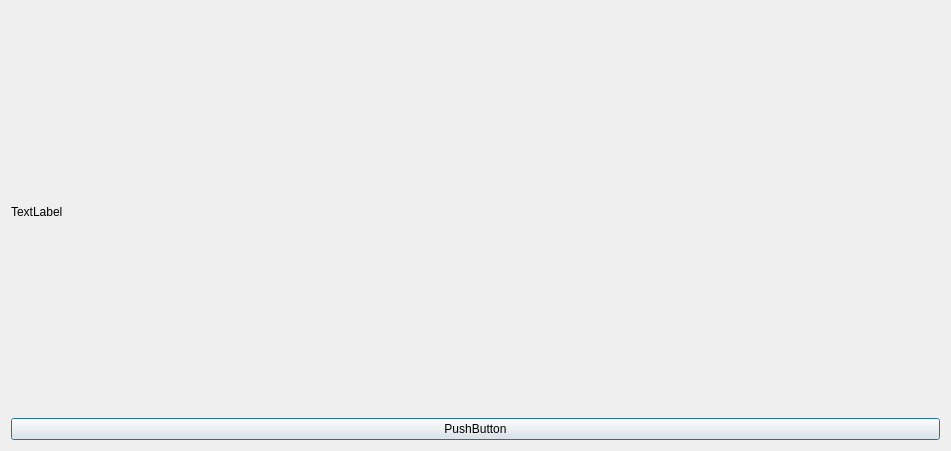
<?xml version="1.0" encoding="UTF-8"?>
<ui version="4.0">
 <class>StartScreen</class>
 <widget class="QDialog" name="StartScreen">
  <property name="geometry">
   <rect>
    <x>0</x>
    <y>0</y>
    <width>951</width>
    <height>451</height>
   </rect>
  </property>
  <property name="windowTitle">
   <string>Dialog</string>
  </property>
  <layout class="QGridLayout" name="gridLayout">
   <item row="0" column="0">
    <layout class="QVBoxLayout" name="dialogLayout">
     <property name="sizeConstraint">
      <enum>QLayout::SetDefaultConstraint</enum>
     </property>
     <item>
      <widget class="QLabel" name="backGroundLabel">
       <property name="text">
        <string>TextLabel</string>
       </property>
      </widget>
     </item>
     <item>
      <widget class="QPushButton" name="newGameButton">
       <property name="text">
        <string>PushButton</string>
       </property>
      </widget>
     </item>
    </layout>
   </item>
  </layout>
 </widget>
 <resources/>
 <connections/>
</ui>
